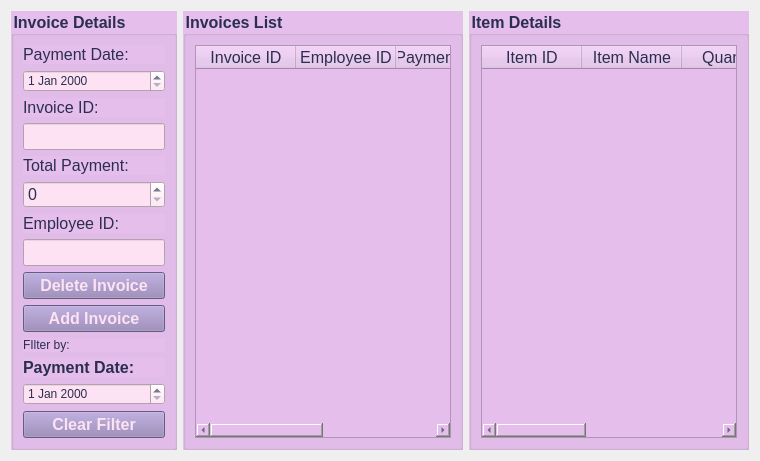
        <widget class="QWidget" name="tab_InvoiceManagement_3">
         <attribute name="title">
          <string>Invoice Management</string>
         </attribute>
         <layout class="QGridLayout" name="gridLayout_6">
          <item row="1" column="1">
           <widget class="QGroupBox" name="groupBox_InvoiceList_2">
            <property name="sizePolicy">
             <sizepolicy hsizetype="Expanding" vsizetype="Expanding">
              <horstretch>0</horstretch>
              <verstretch>0</verstretch>
             </sizepolicy>
            </property>
            <property name="font">
             <font>
              <family>Arial</family>
              <pointsize>12</pointsize>
              <weight>75</weight>
              <bold>true</bold>
             </font>
            </property>
            <property name="styleSheet">
             <string notr="true">background-color: rgb(229, 190, 236);
color: rgb(42, 47, 79);</string>
            </property>
            <property name="title">
             <string>Invoices List</string>
            </property>
            <layout class="QVBoxLayout" name="verticalLayout_7">
             <item>
              <widget class="QTableWidget" name="tableWidget_InvoiceList_3">
               <column>
                <property name="text">
                 <string>Invoice ID</string>
                </property>
                <property name="font">
                 <font>
                  <family>Arial</family>
                  <pointsize>12</pointsize>
                  <weight>50</weight>
                  <bold>false</bold>
                 </font>
                </property>
                <property name="background">
                 <color>
                  <red>253</red>
                  <green>226</green>
                  <blue>243</blue>
                 </color>
                </property>
                <property name="foreground">
                 <brush brushstyle="SolidPattern">
                  <color alpha="255">
                   <red>42</red>
                   <green>47</green>
                   <blue>79</blue>
                  </color>
                 </brush>
                </property>
               </column>
               <column>
                <property name="text">
                 <string>Employee ID</string>
                </property>
                <property name="font">
                 <font>
                  <family>Arial</family>
                  <pointsize>12</pointsize>
                  <weight>50</weight>
                  <bold>false</bold>
                 </font>
                </property>
                <property name="background">
                 <color>
                  <red>253</red>
                  <green>226</green>
                  <blue>243</blue>
                 </color>
                </property>
                <property name="foreground">
                 <brush brushstyle="SolidPattern">
                  <color alpha="255">
                   <red>42</red>
                   <green>47</green>
                   <blue>79</blue>
                  </color>
                 </brush>
                </property>
               </column>
               <column>
                <property name="text">
                 <string>Payment Date</string>
                </property>
                <property name="font">
                 <font>
                  <family>Arial</family>
                  <pointsize>12</pointsize>
                  <weight>50</weight>
                  <bold>false</bold>
                 </font>
                </property>
                <property name="background">
                 <color>
                  <red>253</red>
                  <green>226</green>
                  <blue>243</blue>
                 </color>
                </property>
                <property name="foreground">
                 <brush brushstyle="SolidPattern">
                  <color alpha="255">
                   <red>42</red>
                   <green>47</green>
                   <blue>79</blue>
                  </color>
                 </brush>
                </property>
               </column>
               <column>
                <property name="text">
                 <string>Total Payment</string>
                </property>
                <property name="font">
                 <font>
                  <family>Arial</family>
                  <pointsize>12</pointsize>
                 </font>
                </property>
                <property name="background">
                 <color>
                  <red>253</red>
                  <green>226</green>
                  <blue>243</blue>
                 </color>
                </property>
                <property name="foreground">
                 <brush brushstyle="SolidPattern">
                  <color alpha="255">
                   <red>42</red>
                   <green>47</green>
                   <blue>79</blue>
                  </color>
                 </brush>
                </property>
               </column>
              </widget>
             </item>
            </layout>
           </widget>
          </item>
          <item row="1" column="2">
           <widget class="QGroupBox" name="groupBox_ItemDetailsList_2">
            <property name="sizePolicy">
             <sizepolicy hsizetype="Expanding" vsizetype="Expanding">
              <horstretch>0</horstretch>
              <verstretch>0</verstretch>
             </sizepolicy>
            </property>
            <property name="font">
             <font>
              <family>Arial</family>
              <pointsize>12</pointsize>
              <weight>75</weight>
              <bold>true</bold>
             </font>
            </property>
            <property name="styleSheet">
             <string notr="true">background-color: rgb(229, 190, 236);
color: rgb(42, 47, 79);</string>
            </property>
            <property name="title">
             <string>Item Details</string>
            </property>
            <layout class="QVBoxLayout" name="verticalLayout_8">
             <item>
              <widget class="QTableWidget" name="tableWidget_ItemDetailsList_2">
               <column>
                <property name="text">
                 <string>Item ID</string>
                </property>
                <property name="font">
                 <font>
                  <family>Arial</family>
                  <pointsize>12</pointsize>
                  <weight>50</weight>
                  <bold>false</bold>
                 </font>
                </property>
                <property name="background">
                 <color>
                  <red>253</red>
                  <green>226</green>
                  <blue>243</blue>
                 </color>
                </property>
                <property name="foreground">
                 <brush brushstyle="SolidPattern">
                  <color alpha="255">
                   <red>42</red>
                   <green>47</green>
                   <blue>79</blue>
                  </color>
                 </brush>
                </property>
               </column>
               <column>
                <property name="text">
                 <string>Item Name</string>
                </property>
                <property name="font">
                 <font>
                  <family>Arial</family>
                  <pointsize>12</pointsize>
                  <weight>50</weight>
                  <bold>false</bold>
                 </font>
                </property>
                <property name="background">
                 <color>
                  <red>253</red>
                  <green>226</green>
                  <blue>243</blue>
                 </color>
                </property>
                <property name="foreground">
                 <brush brushstyle="SolidPattern">
                  <color alpha="255">
                   <red>42</red>
                   <green>47</green>
                   <blue>79</blue>
                  </color>
                 </brush>
                </property>
               </column>
               <column>
                <property name="text">
                 <string>Quantity</string>
                </property>
                <property name="font">
                 <font>
                  <family>Arial</family>
                  <pointsize>12</pointsize>
                  <weight>50</weight>
                  <bold>false</bold>
                 </font>
                </property>
                <property name="background">
                 <color>
                  <red>253</red>
                  <green>226</green>
                  <blue>243</blue>
                 </color>
                </property>
                <property name="foreground">
                 <brush brushstyle="SolidPattern">
                  <color alpha="255">
                   <red>42</red>
                   <green>47</green>
                   <blue>79</blue>
                  </color>
                 </brush>
                </property>
               </column>
               <column>
                <property name="text">
                 <string>Price (VND)</string>
                </property>
                <property name="font">
                 <font>
                  <family>Arial</family>
                  <pointsize>12</pointsize>
                  <weight>50</weight>
                  <bold>false</bold>
                 </font>
                </property>
                <property name="background">
                 <color>
                  <red>253</red>
                  <green>226</green>
                  <blue>243</blue>
                 </color>
                </property>
                <property name="foreground">
                 <brush brushstyle="SolidPattern">
                  <color alpha="255">
                   <red>42</red>
                   <green>47</green>
                   <blue>79</blue>
                  </color>
                 </brush>
                </property>
               </column>
               <column>
                <property name="text">
                 <string>Total Payment</string>
                </property>
                <property name="font">
                 <font>
                  <family>Arial</family>
                  <pointsize>12</pointsize>
                 </font>
                </property>
                <property name="background">
                 <color>
                  <red>253</red>
                  <green>226</green>
                  <blue>243</blue>
                 </color>
                </property>
                <property name="foreground">
                 <brush brushstyle="SolidPattern">
                  <color alpha="255">
                   <red>42</red>
                   <green>47</green>
                   <blue>79</blue>
                  </color>
                 </brush>
                </property>
               </column>
              </widget>
             </item>
            </layout>
           </widget>
          </item>
          <item row="1" column="0">
           <widget class="QGroupBox" name="groupBox_InvoiceDetails">
            <property name="sizePolicy">
             <sizepolicy hsizetype="Expanding" vsizetype="Expanding">
              <horstretch>0</horstretch>
              <verstretch>0</verstretch>
             </sizepolicy>
            </property>
            <property name="minimumSize">
             <size>
              <width>0</width>
              <height>0</height>
             </size>
            </property>
            <property name="font">
             <font>
              <family>Arial</family>
              <pointsize>12</pointsize>
              <weight>75</weight>
              <bold>true</bold>
             </font>
            </property>
            <property name="styleSheet">
             <string notr="true">background-color: rgb(229, 190, 236);
color: rgb(42, 47, 79);</string>
            </property>
            <property name="title">
             <string>Invoice Details</string>
            </property>
            <layout class="QVBoxLayout" name="verticalLayout_6">
             <item>
              <widget class="QLabel" name="label_ItemName_13">
               <property name="sizePolicy">
                <sizepolicy hsizetype="Expanding" vsizetype="Expanding">
                 <horstretch>0</horstretch>
                 <verstretch>0</verstretch>
                </sizepolicy>
               </property>
               <property name="font">
                <font>
                 <family>Arial</family>
                 <pointsize>12</pointsize>
                </font>
               </property>
               <property name="styleSheet">
                <string notr="true">color: rgb(42, 47, 79);</string>
               </property>
               <property name="text">
                <string>Payment Date:</string>
               </property>
              </widget>
             </item>
             <item>
              <widget class="QDateEdit" name="dateEdit_PaymentDate_2">
               <property name="sizePolicy">
                <sizepolicy hsizetype="Expanding" vsizetype="Expanding">
                 <horstretch>0</horstretch>
                 <verstretch>0</verstretch>
                </sizepolicy>
               </property>
               <property name="styleSheet">
                <string notr="true">font: 12pt &quot;Arial&quot;;
color: rgb(42, 47, 79);
background-color: rgb(253, 226, 243);</string>
               </property>
              </widget>
             </item>
             <item>
              <widget class="QLabel" name="label_Category_12">
               <property name="sizePolicy">
                <sizepolicy hsizetype="Expanding" vsizetype="Preferred">
                 <horstretch>0</horstretch>
                 <verstretch>0</verstretch>
                </sizepolicy>
               </property>
               <property name="font">
                <font>
                 <family>Arial</family>
                 <pointsize>12</pointsize>
                </font>
               </property>
               <property name="styleSheet">
                <string notr="true">color: rgb(42, 47, 79);</string>
               </property>
               <property name="text">
                <string>Invoice ID:</string>
               </property>
              </widget>
             </item>
             <item>
              <widget class="QLineEdit" name="lineEdit_InvoiceID_2">
               <property name="sizePolicy">
                <sizepolicy hsizetype="Expanding" vsizetype="Expanding">
                 <horstretch>0</horstretch>
                 <verstretch>0</verstretch>
                </sizepolicy>
               </property>
               <property name="font">
                <font>
                 <family>Arial</family>
                 <pointsize>12</pointsize>
                </font>
               </property>
               <property name="styleSheet">
                <string notr="true">color: rgb(42, 47, 79);
background-color: rgb(253, 226, 243);</string>
               </property>
              </widget>
             </item>
             <item>
              <widget class="QLabel" name="label_ItemName_12">
               <property name="font">
                <font>
                 <family>Arial</family>
                 <pointsize>12</pointsize>
                </font>
               </property>
               <property name="styleSheet">
                <string notr="true">color: rgb(42, 47, 79);</string>
               </property>
               <property name="text">
                <string>Total Payment:</string>
               </property>
              </widget>
             </item>
             <item>
              <widget class="QSpinBox" name="spinBox_TotalPayment_2">
               <property name="sizePolicy">
                <sizepolicy hsizetype="Expanding" vsizetype="Expanding">
                 <horstretch>0</horstretch>
                 <verstretch>0</verstretch>
                </sizepolicy>
               </property>
               <property name="font">
                <font>
                 <family>Arial</family>
                 <pointsize>12</pointsize>
                </font>
               </property>
               <property name="toolTipDuration">
                <number>-3</number>
               </property>
               <property name="styleSheet">
                <string notr="true">background-color: rgb(253, 226, 243);
color: rgb(42, 47, 79);</string>
               </property>
              </widget>
             </item>
             <item>
              <widget class="QLabel" name="label_ItemID_11">
               <property name="sizePolicy">
                <sizepolicy hsizetype="Expanding" vsizetype="Expanding">
                 <horstretch>0</horstretch>
                 <verstretch>0</verstretch>
                </sizepolicy>
               </property>
               <property name="font">
                <font>
                 <family>Arial</family>
                 <pointsize>12</pointsize>
                </font>
               </property>
               <property name="styleSheet">
                <string notr="true">color: rgb(42, 47, 79);</string>
               </property>
               <property name="text">
                <string>Employee ID:</string>
               </property>
              </widget>
             </item>
             <item>
              <widget class="QLineEdit" name="lineEdit_EmployeeID_4">
               <property name="sizePolicy">
                <sizepolicy hsizetype="Expanding" vsizetype="Expanding">
                 <horstretch>0</horstretch>
                 <verstretch>0</verstretch>
                </sizepolicy>
               </property>
               <property name="font">
                <font>
                 <family>Arial</family>
                 <pointsize>12</pointsize>
                </font>
               </property>
               <property name="styleSheet">
                <string notr="true">color: rgb(42, 47, 79);
background-color: rgb(253, 226, 243);</string>
               </property>
              </widget>
             </item>
             <item>
              <widget class="QPushButton" name="pushButton_DeleteInvoice_2">
               <property name="sizePolicy">
                <sizepolicy hsizetype="Expanding" vsizetype="Expanding">
                 <horstretch>0</horstretch>
                 <verstretch>0</verstretch>
                </sizepolicy>
               </property>
               <property name="font">
                <font>
                 <family>Arial</family>
                 <pointsize>12</pointsize>
                 <weight>75</weight>
                 <bold>true</bold>
                </font>
               </property>
               <property name="styleSheet">
                <string notr="true">background-color: rgb(145, 127, 179);
color: rgb(253, 226, 243);</string>
               </property>
               <property name="text">
                <string>Delete Invoice</string>
               </property>
              </widget>
             </item>
             <item>
              <widget class="QPushButton" name="pushButton_AddInvoice_2">
               <property name="sizePolicy">
                <sizepolicy hsizetype="Expanding" vsizetype="Expanding">
                 <horstretch>0</horstretch>
                 <verstretch>0</verstretch>
                </sizepolicy>
               </property>
               <property name="font">
                <font>
                 <family>Arial</family>
                 <pointsize>12</pointsize>
                 <weight>75</weight>
                 <bold>true</bold>
                </font>
               </property>
               <property name="styleSheet">
                <string notr="true">background-color: rgb(145, 127, 179);
color: rgb(253, 226, 243);</string>
               </property>
               <property name="text">
                <string>Add Invoice</string>
               </property>
              </widget>
             </item>
             <item>
              <widget class="QLabel" name="label_14">
               <property name="sizePolicy">
                <sizepolicy hsizetype="Expanding" vsizetype="Expanding">
                 <horstretch>0</horstretch>
                 <verstretch>0</verstretch>
                </sizepolicy>
               </property>
               <property name="styleSheet">
                <string notr="true">font: 12pt &quot;Arial&quot;;
color: rgb(42, 47, 79);</string>
               </property>
               <property name="text">
                <string>FIlter by:</string>
               </property>
              </widget>
             </item>
             <item>
              <widget class="QLabel" name="label_15">
               <property name="sizePolicy">
                <sizepolicy hsizetype="Expanding" vsizetype="Expanding">
                 <horstretch>0</horstretch>
                 <verstretch>0</verstretch>
                </sizepolicy>
               </property>
               <property name="font">
                <font>
                 <family>Arial</family>
                 <pointsize>12</pointsize>
                 <weight>50</weight>
                 <italic>false</italic>
                 <bold>false</bold>
                </font>
               </property>
               <property name="styleSheet">
                <string notr="true">font: 12pt &quot;Arial&quot;;
color: rgb(42, 47, 79);</string>
               </property>
               <property name="text">
                <string>&lt;html&gt;&lt;head/&gt;&lt;body&gt;&lt;p&gt;&lt;span style=&quot; font-weight:600;&quot;&gt;Payment Date:&lt;/span&gt;&lt;/p&gt;&lt;/body&gt;&lt;/html&gt;</string>
               </property>
              </widget>
             </item>
             <item>
              <widget class="QDateEdit" name="dateEdit_DateFilter_3">
               <property name="sizePolicy">
                <sizepolicy hsizetype="Expanding" vsizetype="Expanding">
                 <horstretch>0</horstretch>
                 <verstretch>0</verstretch>
                </sizepolicy>
               </property>
               <property name="styleSheet">
                <string notr="true">font: 12pt &quot;Arial&quot;;
color: rgb(42, 47, 79);
background-color: rgb(253, 226, 243);</string>
               </property>
              </widget>
             </item>
             <item>
              <widget class="QPushButton" name="pushButton_ClearFilter_5">
               <property name="sizePolicy">
                <sizepolicy hsizetype="Expanding" vsizetype="Expanding">
                 <horstretch>0</horstretch>
                 <verstretch>0</verstretch>
                </sizepolicy>
               </property>
               <property name="font">
                <font>
                 <family>Arial</family>
                 <pointsize>12</pointsize>
                 <weight>75</weight>
                 <bold>true</bold>
                </font>
               </property>
               <property name="styleSheet">
                <string notr="true">background-color: rgb(145, 127, 179);
color: rgb(253, 226, 243);</string>
               </property>
               <property name="text">
                <string>Clear Filter</string>
               </property>
              </widget>
             </item>
            </layout>
           </widget>
          </item>
         </layout>
        </widget>
